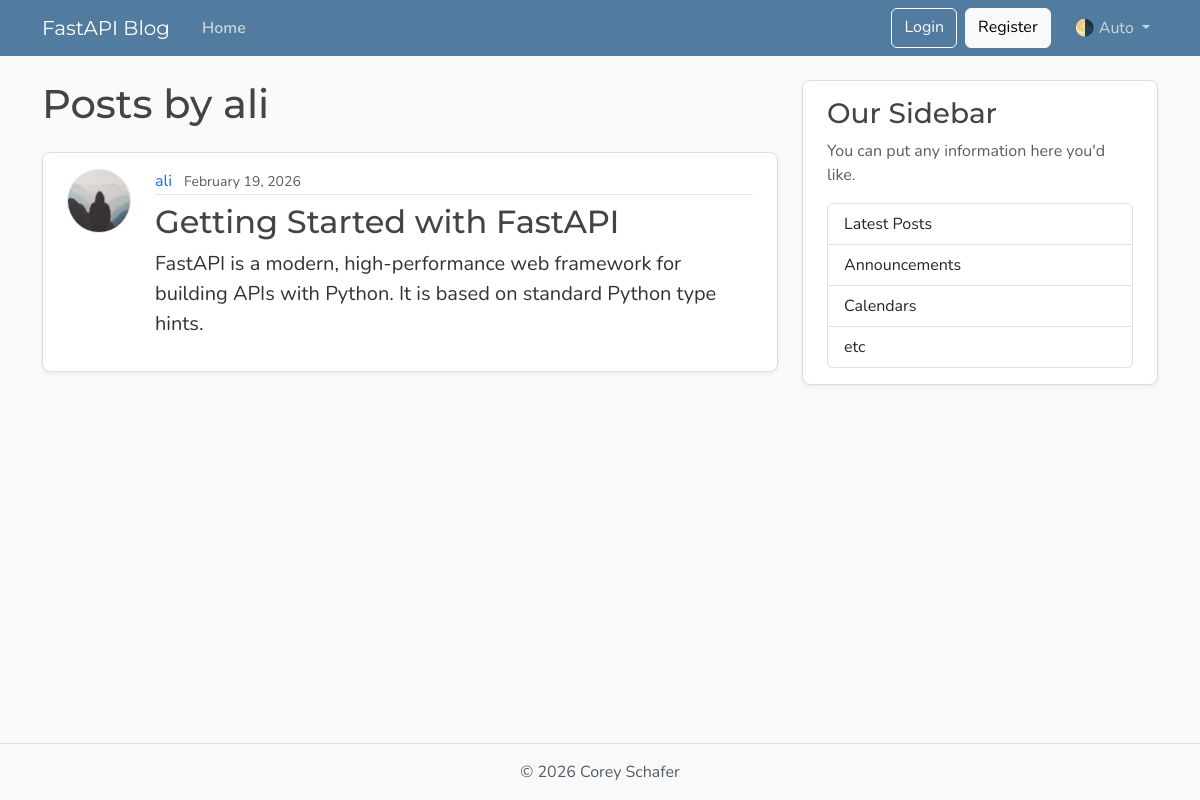
/users/1/posts, run on an earlier commit of the app's database.
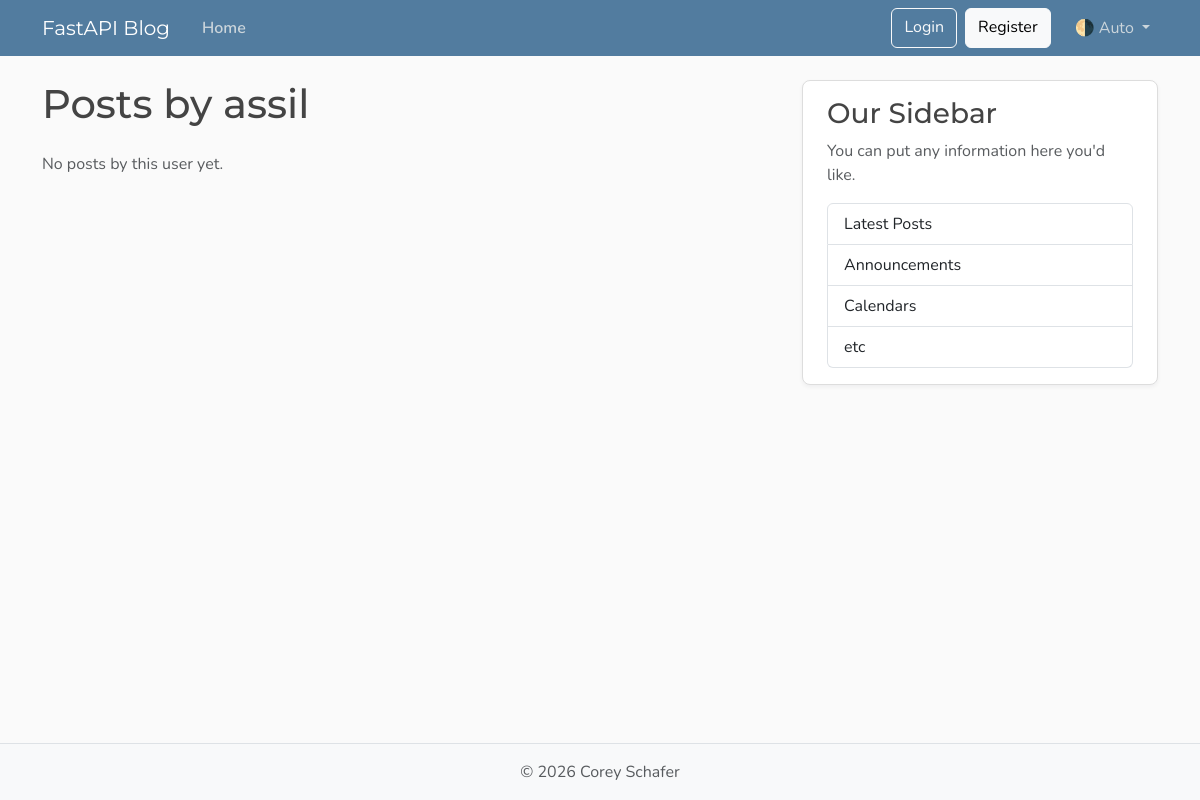
And on a later commit of the database.
### models/user.py (models this page shows, shortened)
class User(Base):
    __tablename__ = "users"
    id: Mapped[int] = mapped_column(Integer, primary_key=True, index=True)
    username: Mapped[str] = mapped_column(String(50), unique=True, nullable=False)
    email: Mapped[str] = mapped_column(String(120), unique=True, nullable=False)
    image_file: Mapped[str | None] = mapped_column(
        String(200),
        nullable=True,
        default=None,
    )
    posts: Mapped[list[Post]] = relationship(
        back_populates="author", cascade="all, delete-orphan"
    )

### models/post.py (models this page shows)
class Post(Base):
    __tablename__ = "posts"
    id: Mapped[int] = mapped_column(Integer, primary_key=True, index=True)
    title: Mapped[str] = mapped_column(String(100), nullable=False)
    content: Mapped[str] = mapped_column(Text, nullable=False)
    user_id: Mapped[int] = mapped_column(
        ForeignKey("users.id"),
        nullable=False,
        index=True,
    )
    date_posted: Mapped[datetime] = mapped_column(
        DateTime(timezone=True),
        default=lambda: datetime.now(UTC),
    )
    author: Mapped[User] = relationship(back_populates="posts")

### routes/pages.py (the view)
@router.get("/users/{user_id}/posts")
async def user_posts_page(
    request: Request,
    user_id: int,
    db: SessionDep,
):
    user = await db.get(User, user_id,options=[selectinload(User.posts)])
    if not user:
        raise HTTPException(
            status_code=status.HTTP_404_NOT_FOUND,
            detail="User not found",
        )
    posts = user.posts
    return templates.TemplateResponse(
        request,
        "user_posts.html",
        {"posts": posts, "user": user, "title": f"{user.username}'s Posts"},
    )

### templates/user_posts.html
{% extends "layout.html" %}
{% block content %}
  <h1 class="mb-4">Posts by {{ user.username }}</h1>
  {% for post in posts %}
    <article class="content-section py-3 px-4 mb-4">
      <div class="d-flex align-items-start gap-4">
        <img class="rounded-circle article-img flex-shrink-0"
             src="{{ post.author.image_path }}"
             alt="{{ post.author.username }}'s profile picture"
             width="64"
             height="64"
             loading="lazy">
        <div class="flex-grow-1">
          <div class="article-metadata mb-2">
            <a class="me-2"
               href="{{ url_for('user_posts_page', user_id=post.author.id) }}">{{ post.author.username }}</a>
            <small class="text-body-secondary">{{ post.date_posted.strftime("%B %d, %Y") }}</small>
          </div>
          <h2>
            <a class="article-title"
               href="{{ url_for('post_page', post_id=post.id) }}">{{ post.title }}</a>
          </h2>
          <p class="article-content">{{ post.content }}</p>
        </div>
      </div>
    </article>
  {% else %}
    <p class="text-body-secondary">No posts by this user yet.</p>
  {% endfor %}
{% endblock content %}

What changed in the data, as far as the page shows it:
no longer on this page (row edited): Post: author.username "ali", date_posted "February 19, 2026", title "Getting Started with FastAPI", content "FastAPI is a modern, high-performance web framework for building APIs with Python. It is based on standard Python type hints."
changed User: username "ali" → "assil"
Also different on the page:
text now shown: "No posts by this user yet."
